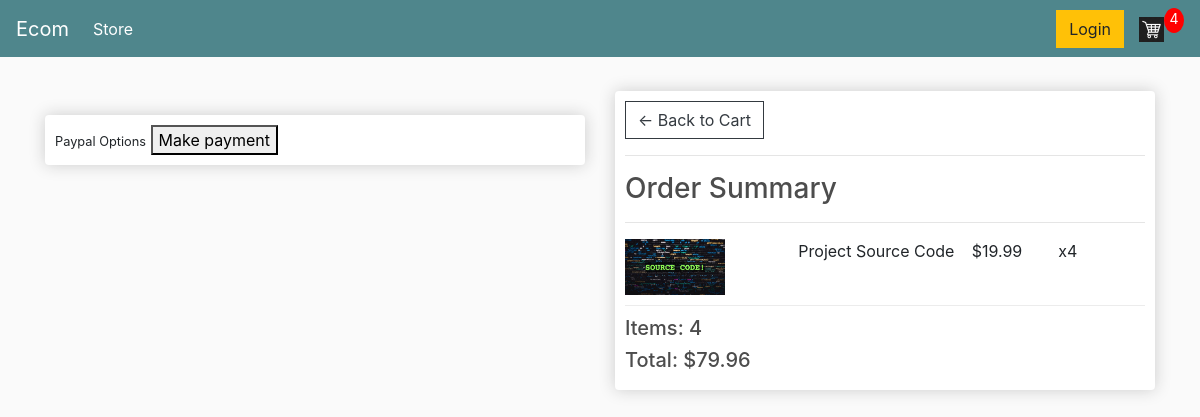
Screenshot of /checkout/ (signed in) with the database file from the repository.
### store/models.py (models this page shows, shortened)
class OrderItem(models.Model):
    product = models.ForeignKey(Product, on_delete = models.SET_NULL, null = True)
    order = models.ForeignKey(Order, on_delete=models.SET_NULL, null=True)
    quantity = models.IntegerField(default=0,null=True, blank=True)
    date_added = models.DateTimeField(auto_now_add=True)
    @property
    def get_total(self):
        total = self.product.price * self.quantity
        return total

class Product(models.Model):
    name = models.CharField(max_length=60)
    price = models.FloatField()
    digital = models.BooleanField(default=False, null=True, blank = True)
    image = models.ImageField(null = True, blank = True)
    @property
    def ImageURL(self):
        try:
            url = self.image.url
        except:
            url = ''
        return url

class Order(models.Model):
    customer = models.ForeignKey(Customer, on_delete=models.SET_NULL, null = True, blank = True)
    date_ordered = models.DateTimeField(auto_now_add= True)
    complete = models.BooleanField(default = False)
    transaction_id = models.CharField(max_length = 100, null=True)
    @property
    def shipping(self):
        shipping = False
        items = self.orderitem_set.all()
        for i in items:
            if i.product.digital == False:
                shipping = True
        return shipping
    @property
    def get_cart_total(self):
        orderitems = self.orderitem_set.all()
        total = sum([item.get_total for item in orderitems])
        return total
    @property
    def get_cart_items(self):
        orderitems = self.orderitem_set.all()
        total_count = sum([item.quantity for item in orderitems])
        return total_count

### store/views.py (the view)
# urls.py: path('checkout/', views.checkout, name="checkout"),
def checkout(request):
    if request.user.is_authenticated:
        customer = request.user.customer
        order, created = Order.objects.get_or_create(customer = customer, complete = False)
        items = order.orderitem_set.all()
        cartItems = order.get_cart_items
    else:
        items = []
        order = {'get_cart_total':0, 'get_cart_items':0, 'shipping':False}
        cartItems = order['get_cart_items']
    context= {'items':items, 'order':order,'cartItems':cartItems}
    return render(request,'store/checkout.html',context)

### store/templates/store/checkout.html (shortened to what this page needs)
{% extends 'store/main.html' %}
{% load static %}
{% block content %}
     <div class="row">
		<div class="col-lg-6">
			<br>
			<div class="box-element hidden" id="payment-info">
				<small>Paypal Options</small>
				<button id="make-payment">Make payment</button>
			</div>
		</div>
		<div class="col-lg-6">
			<div class="box-element">
				<a  class="btn btn-outline-dark" href="{% url 'cart' %}">&#x2190; Back to Cart</a>
				<hr>
				<h3>Order Summary</h3>
				<hr>
				{% for item in items %}
				<div class="cart-row">
					<div style="flex:2"><img class="row-image" src="{{ item.product.ImageURL }}"></div>
					<div style="flex:2"><p>{{item.product.name}}</p></div>
					<div style="flex:1"><p>${{item.product.price|floatformat:2}}</p></div>
					<div style="flex:1"><p>x{{item.quantity}}</p></div>
				</div>
				{% endfor %}
				<h5>Items:   {{order.get_cart_items}}</h5>
				<h5>Total:   ${{order.get_cart_total|floatformat:2}}</h5>
			</div>
		</div>
	</div>
{% endblock content %}

### static/css/main.css (style rules this page uses)
body { background-color: hsl(0, 0%, 98%); }
h1,h2,h3,h4,h5,h6 { color:hsl(0, 0%, 30%); }
.box-element { box-shadow:hsl(0, 0%, 80%) 0 0 16px; background-color: #fff; border-radius: 4px; padding: 10px; }
.col-lg-4, .col-lg-6, .col-lg-8, .col-lg-12 { margin-top: 10px; }
.btn { border-radius: 0; }
.row-image { width: 100px; }
.cart-row { display: flex; align-items: flex-stretch; padding-bottom: 10px; margin-bottom: 10px; border-bottom: 1px solid #ececec; }

### rows the page displays
OrderItem: product.ImageURL (picture), product.name "Project Source Code", product.price "19.99", quantity "4"
Order: get_cart_items "4", get_cart_total "79.96"

### other values shown
{{ cartItems }} "4"
